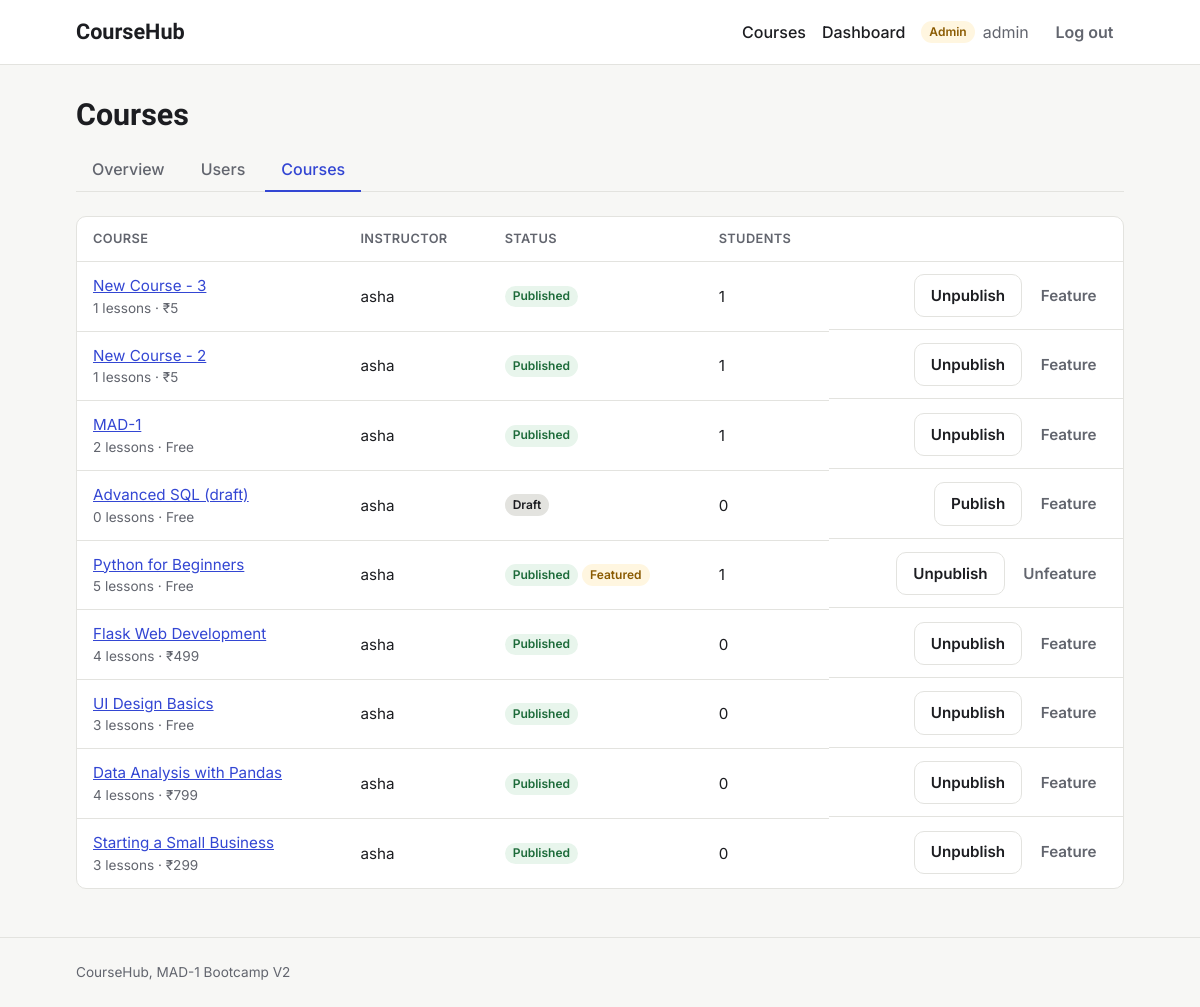
Before: /admin/courses (signed in) with the older database file.
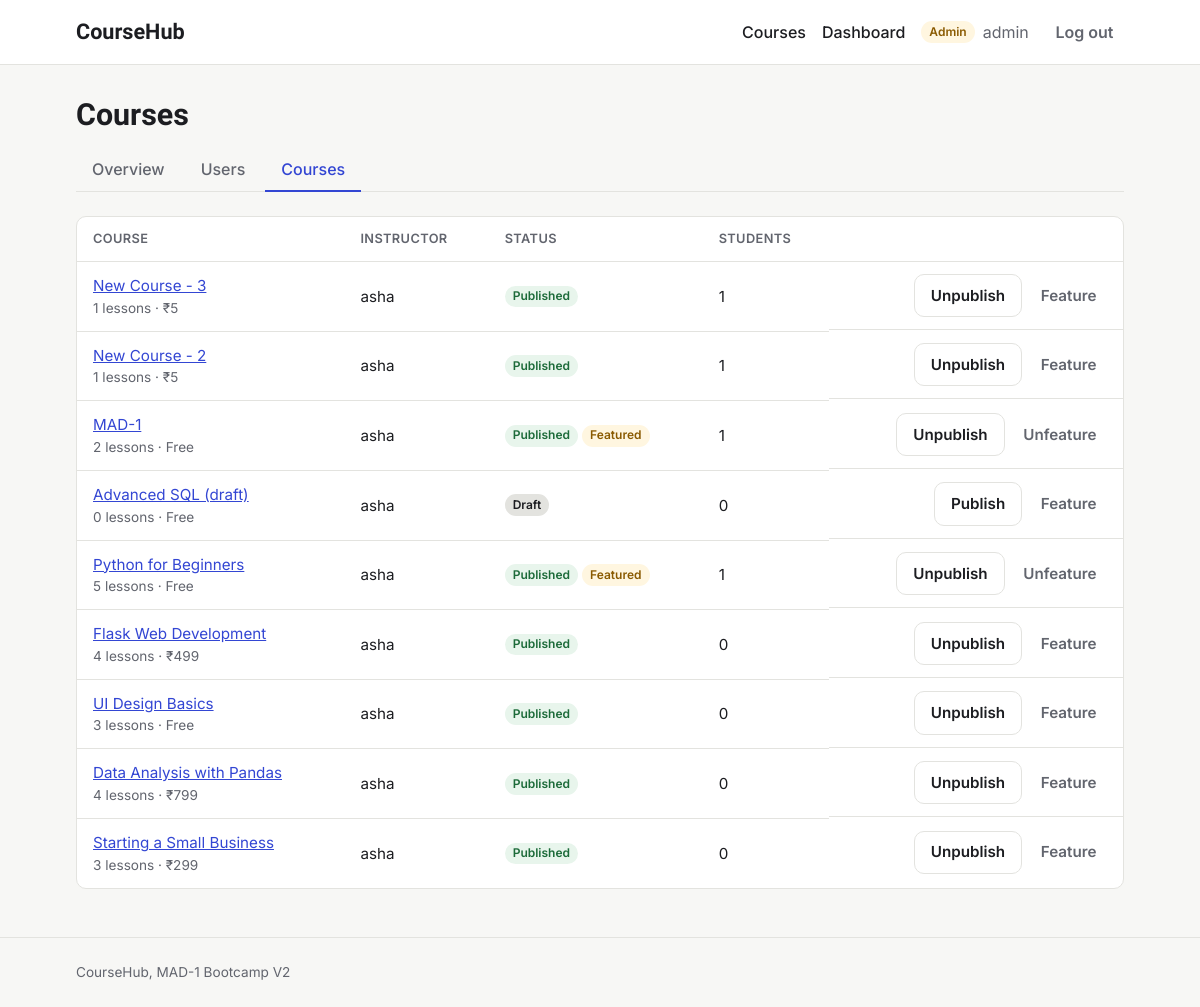
After: the same page with the newer database file.
### models.py (models this page shows, shortened)
class Course(db.Model):
    id = db.Column(db.Integer, primary_key=True)
    title = db.Column(db.String(200), nullable=False)
    slug = db.Column(db.String(200), unique=True, nullable=False)
    description = db.Column(db.Text)
    short_description = db.Column(db.String(500))
    thumbnail = db.Column(db.String(300))
    price = db.Column(db.Float, default=0.0)
    category = db.Column(db.String(50))
    level = db.Column(db.String(20))
    is_published = db.Column(db.Boolean, default=False)
    is_featured = db.Column(db.Boolean, default=False)
    instructor_id = db.Column(db.Integer, db.ForeignKey("user.id"), nullable=False)
    created_at = db.Column(db.DateTime, default=utc_now)
    updated_at = db.Column(db.DateTime, default=utc_now, onupdate=utc_now)
    lessons = db.relationship(
        "Lesson",
        backref="course",
        cascade="all, delete-orphan",
        order_by="Lesson.order",
    )
    enrollments = db.relationship(
        "Enrollment", backref="course", cascade="all, delete-orphan"
    )

class User(db.Model):
    id = db.Column(db.Integer, primary_key=True)
    username = db.Column(db.String(80), unique=True, nullable=False)
    email = db.Column(db.String(120), unique=True, nullable=False)
    password_hash = db.Column(db.String(256), nullable=False)
    role = db.Column(db.String(20), nullable=False, default="student")
    bio = db.Column(db.Text)
    avatar = db.Column(db.String(200))
    created_at = db.Column(db.DateTime, default=utc_now)
    is_active = db.Column(db.Boolean, default=True)
    taught_courses = db.relationship("Course", backref="instructor", lazy=True)
    enrollments = db.relationship(
        "Enrollment", backref="student", cascade="all, delete-orphan"
    )
    completions = db.relationship(
        "LessonCompletion", backref="student", cascade="all, delete-orphan"
    )

### routes/admin.py (the view)
@bp.route("/admin/courses")
@admin_required
def courses():
    courses = db.session.scalars(
        db.select(Course).order_by(Course.created_at.desc())
    ).all()
    return render_template("admin_courses.html", courses=courses)

### helpers.py (called while the page is built)
def login_required(view):
    @wraps(view)
    def wrapped(*args, **kwargs):
        if g.user is None:
            flash("Please log in to continue.", "warning")
            return redirect(url_for("auth.login", next=request.full_path))
        return view(*args, **kwargs)
    return wrapped

def role_required(*roles):
    def decorator(view):
        @wraps(view)
        @login_required
        def wrapped(*args, **kwargs):
            if g.user.role not in roles:
                abort(403)
            return view(*args, **kwargs)
        return wrapped
    return decorator

### templates/admin_courses.html (shortened to what this page needs)
{% extends "base.html" %}
{% from "macros.html" import admin_tabs %}
{% block content %}
<div class="page-header">
  <h1>Courses</h1>
  {{ admin_tabs('courses') }}
</div>
{% if courses %}
  <div class="table-wrap">
    <table class="table">
      <thead>
        <tr>
          <th scope="col">Course</th>
          <th scope="col">Instructor</th>
          <th scope="col">Status</th>
          <th scope="col">Students</th>
          <th scope="col"><span class="visually-hidden">Actions</span></th>
        </tr>
      </thead>
      <tbody>
        {% for course in courses %}
          <tr>
            <td>
              <a href="{{ url_for('courses.course_detail', slug=course.slug) }}">{{ course.title }}</a>
              <div class="muted small">{{ course.lessons|length }} lessons · {{ course.price|price }}</div>
            </td>
            <td>{{ course.instructor.username }}</td>
            <td>
              <div class="tags">
                {% if course.is_published %}
                  <span class="badge badge-published">Published</span>
                {% else %}
                  <span class="badge badge-draft">Draft</span>
                {% endif %}
                {% if course.is_featured %}<span class="badge badge-featured">Featured</span>{% endif %}
              </div>
            </td>
            <td>{{ course.enrollments|length }}</td>
            <td class="actions">
              <form method="post" action="{{ url_for('admin.toggle_publish', course_id=course.id) }}" class="inline-form">
                <button type="submit" class="btn btn-secondary">{{ 'Unpublish' if course.is_published else 'Publish' }}</button>
              </form>
              <form method="post" action="{{ url_for('admin.toggle_featured', course_id=course.id) }}" class="inline-form">
                <button type="submit" class="btn btn-ghost">{{ 'Unfeature' if course.is_featured else 'Feature' }}</button>
              </form>
            </td>
          </tr>
        {% endfor %}
      </tbody>
    </table>
  </div>
{% else %}
  <div class="empty-state">
    <h2>No courses yet</h2>
    <p class="muted">Courses appear here as soon as an instructor creates one.</p>
  </div>
{% endif %}
{% endblock %}

Changed rows visible on the page:
changed Course "MAD-1": is_featured "Feature" → "Unfeature"; now shows "Featured"
